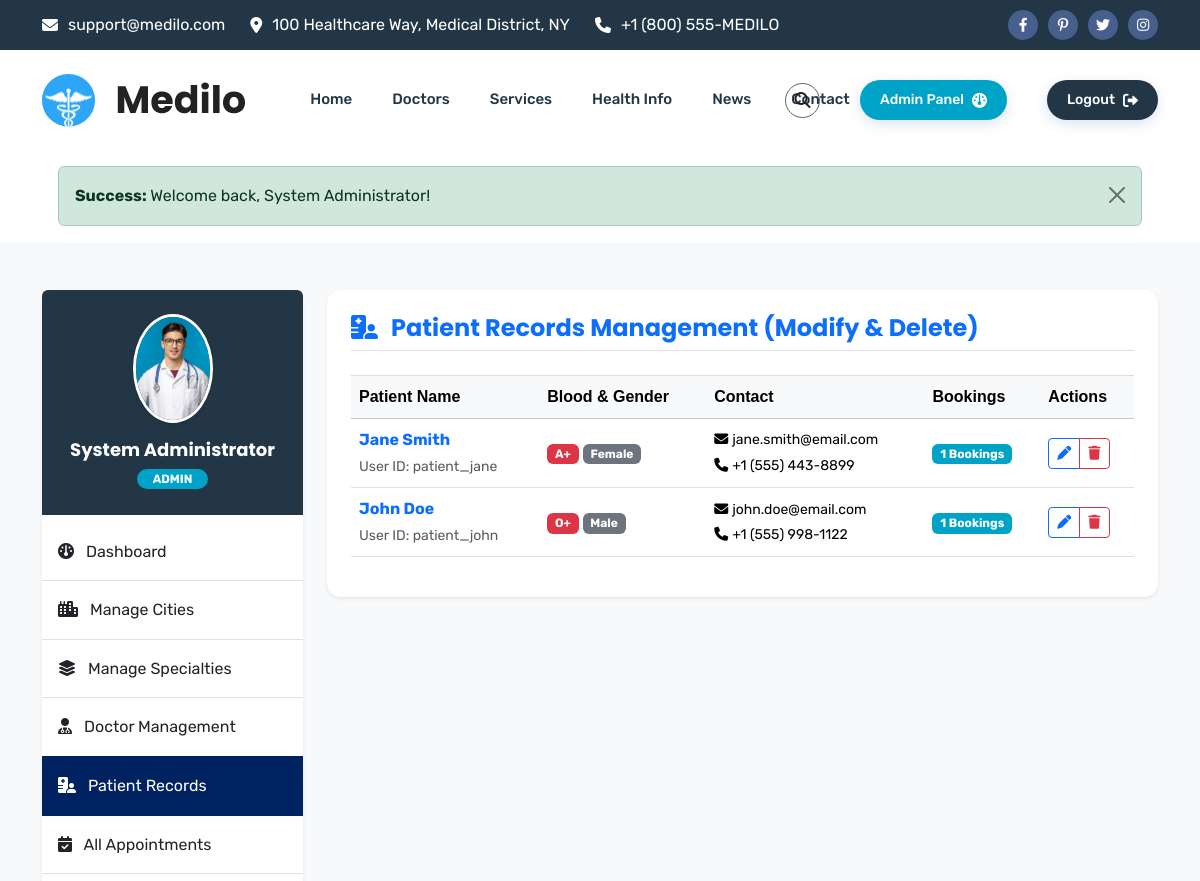
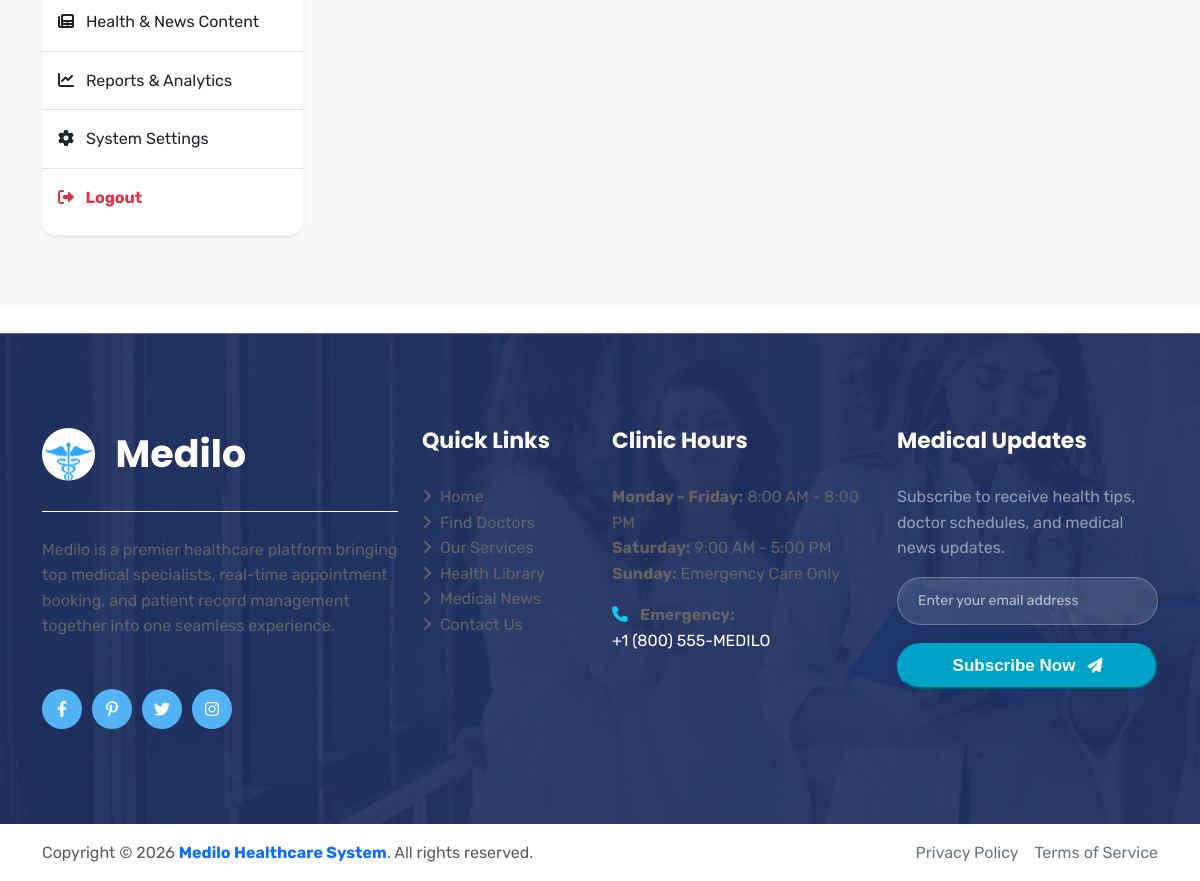
Screenshot of /admin/patients.php (signed in) with the database file from the repository (2 pictures, top to bottom).
### tables this page shows
CREATE TABLE `patients` (
  `id` INT AUTO_INCREMENT PRIMARY KEY,
  `user_id` INT UNIQUE NOT NULL,
  `dob` DATE DEFAULT NULL,
  `gender` ENUM('Male', 'Female', 'Other') DEFAULT 'Male',
  `blood_group` VARCHAR(10) DEFAULT 'O+',
  `emergency_contact` VARCHAR(30) DEFAULT NULL,
  `medical_history` TEXT DEFAULT NULL,
  `vaccination_records` TEXT DEFAULT NULL,
  `created_at` DATETIME DEFAULT CURRENT_TIMESTAMP,
  FOREIGN KEY (`user_id`) REFERENCES `users`(`id`) ON DELETE CASCADE
);

CREATE TABLE `users` (
  `id` INT AUTO_INCREMENT PRIMARY KEY,
  `username` VARCHAR(50) UNIQUE NOT NULL,
  `password` VARCHAR(255) NOT NULL,
  `email` VARCHAR(100) UNIQUE NOT NULL,
  `full_name` VARCHAR(100) NOT NULL,
  `phone` VARCHAR(30) NOT NULL,
  `address` TEXT NOT NULL,
  `role` ENUM('admin', 'doctor', 'patient') NOT NULL DEFAULT 'patient',
  `created_at` DATETIME DEFAULT CURRENT_TIMESTAMP
);

### config/db.php (called while the page is built, shortened)
<?php
require_once __DIR__ . '/config.php';
class Database {
    private static $instance = null;
    private $pdo;
    private function __construct() {
        try {
            $options = [
                PDO::ATTR_ERRMODE => PDO::ERRMODE_EXCEPTION,
                PDO::ATTR_DEFAULT_FETCH_MODE => PDO::FETCH_ASSOC,
                PDO::ATTR_EMULATE_PREPARES => false,
            ];
            $dsn = "mysql:host=" . DB_HOST . ";dbname=" . DB_NAME . ";charset=utf8mb4";
            $this->pdo = new PDO($dsn, DB_USER, DB_PASS, $options);
            $this->checkAndInitializeSchema();
        } catch (PDOException $e) {
            die("Database Connection Error: " . $e->getMessage());
        }
    }
    public static function getInstance() {
        if (self::$instance === null) {
            self::$instance = new Database();
        }
        return self::$instance;
    }
    public function query($sql, $params = []) {
        try {
            $stmt = $this->pdo->prepare($sql);
            $stmt->execute($params);
            return $stmt;
        } catch (PDOException $e) {
            error_log("Database Query Error: " . $e->getMessage() . " | SQL: " . $sql);
            throw new Exception("Database operation failed: " . $e->getMessage());
        }
    }
    private function checkAndInitializeSchema() {
        try {
            $stmt = $this->pdo->query("SHOW TABLES LIKE 'users'");
        } catch (Exception $e) {
            error_log("Schema initialization error: " . $e->getMessage());
        }
    }
}
function fetchAll($sql, $params = []) {
    return Database::getInstance()->query($sql, $params)->fetchAll();
}

### admin/patients.php (the view, shortened to what this page needs)
<?php
require_once __DIR__ . '/../config/db.php';
$patients = fetchAll("
    SELECT p.*, u.full_name, u.email, u.phone, u.address, u.username, COUNT(a.id) AS appointment_count
    FROM patients p
    JOIN users u ON p.user_id = u.id
    LEFT JOIN appointments a ON p.id = a.patient_id
    GROUP BY p.id ORDER BY p.id DESC
");
include_once __DIR__ . '/../includes/header.php';
?>
<section class="py-5 bg-light">
    <div class="container">
        <div class="row gy-4">
            <div class="col-lg-3">
                <?php include_once __DIR__ . '/../includes/sidebar.php'; ?>
            </div>
            <div class="col-lg-9">
                <div class="card border-0 shadow-sm rounded-3 p-4">
                    <h4 class="border-bottom pb-2 mb-4 text-primary"><i class="fa-solid fa-hospital-user me-2"></i> Patient Records Management (Modify & Delete)</h4>
                    <div class="table-responsive">
                        <table class="table table-hover align-middle">
                            <thead class="table-light">
                                <tr>
                                    <th>Patient Name</th>
                                    <th>Blood & Gender</th>
                                    <th>Contact</th>
                                    <th>Bookings</th>
                                    <th>Actions</th>
                                </tr>
                            </thead>
                            <tbody>
                                <?php foreach ($patients as $p): ?>
                                    <tr>
                                        <td>
                                            <strong class="text-primary"><?php echo htmlspecialchars($p['full_name']); ?></strong><br>
                                            <small class="text-muted">User ID: <?php echo htmlspecialchars($p['username']); ?></small>
                                        </td>
                                        <td>
                                            <span class="badge bg-danger"><?php echo htmlspecialchars($p['blood_group'] ?? 'O+'); ?></span>
                                            <span class="badge bg-secondary"><?php echo htmlspecialchars($p['gender'] ?? 'Male'); ?></span>
                                        </td>
                                        <td>
                                            <small class="d-block"><i class="fa-solid fa-envelope me-1"></i><?php echo htmlspecialchars($p['email']); ?></small>
                                            <small class="d-block"><i class="fa-solid fa-phone me-1"></i><?php echo htmlspecialchars($p['phone']); ?></small>
                                        </td>
                                        <td><span class="badge bg-info text-dark"><?php echo $p['appointment_count']; ?> Bookings</span></td>
                                        <td>
                                            <div class="btn-group btn-group-sm">
                                                <a href="<?php echo APP_URL; ?>/admin/patients.php?action=edit&id=<?php echo $p['id']; ?>" class="btn btn-outline-primary" title="Modify Record"><i class="fa-solid fa-pen"></i></a>
                                                <a href="<?php echo APP_URL; ?>/admin/patients.php?action=delete&id=<?php echo $p['id']; ?>" class="btn btn-outline-danger" onclick="return confirm('Deleting patient will remove account and medical records. Continue?');" title="Delete"><i class="fa-solid fa-trash"></i></a>
                                            </div>
                                        </td>
                                    </tr>
                                <?php endforeach; ?>
                            </tbody>
                        </table>
                    </div>
                </div>
            </div>
        </div>
    </div>
</section>
<?php include_once __DIR__ . '/../includes/footer.php'; ?>

### includes/header.php (style rules this page uses)
.card, .cs_card, .cs_iconbox { transition: transform 0.3s cubic-bezier(0.4, 0, 0.2, 1), box-shadow 0.3s cubic-bezier(0.4, 0, 0.2, 1) !important; border-radius: 14px !important; }

### rows the page displays
patients: user.full_name "Jane Smith", user.username "patient_jane", blood_group "A+", gender "Female", user.email "jane.smith@email.com", user.phone "+1 (555) 443-8899", appointment_count "1"
patients: user.full_name "John Doe", user.username "patient_john", blood_group "O+", gender "Male", user.email "john.doe@email.com", user.phone "+1 (555) 998-1122", appointment_count "1"

### other values shown
$type "Success"
$msg "Welcome back, System Administrator!"
$user['full_name'] "System Administrator"
$user['role'] "ADMIN"
